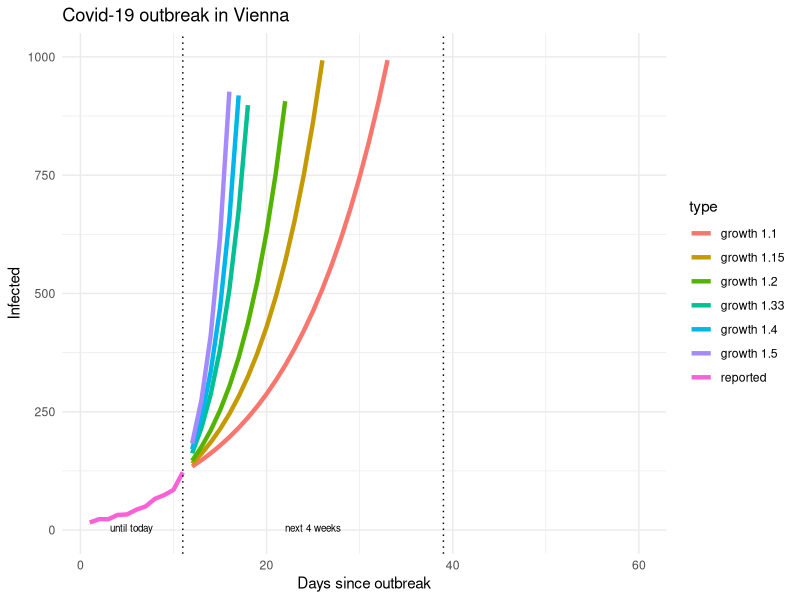
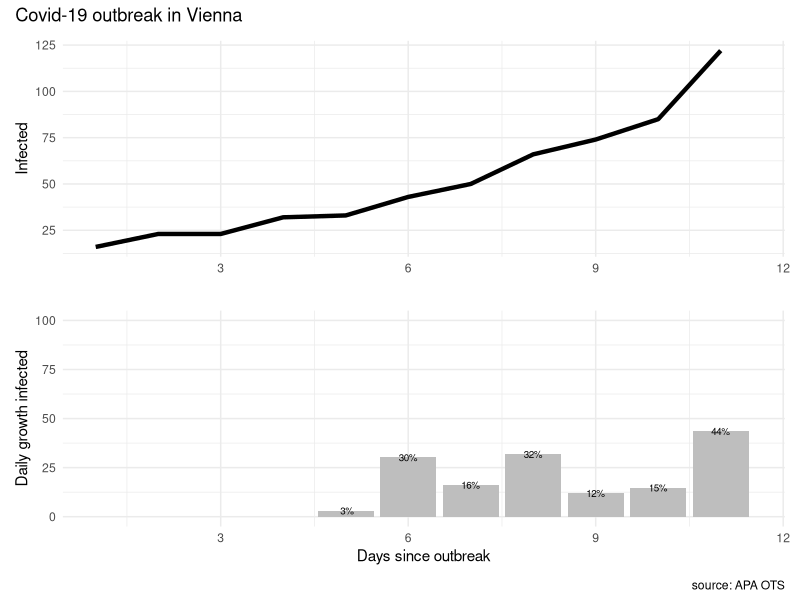

These figures' R source, in order:
# packages
library(tidyverse)
library(patchwork)

# reported infections
# source: APA OTS (https://www.ots.at)
infected <- c(
   16, #"2020-03-05"
   23, #"2020-03-06"
   23, #"2020-03-07"
   32, #"2020-03-08"
   33, #"2020-03-09"
   43, #"2020-03-10"
   50, #"2020-03-11"
   66, #"2020-03-12"
   74, #"2020-03-13"
   85, #"2020-03-14"
  122  #"2020-03-15"
)

# prepare data
data <- tibble(infected = infected)

data <- data %>% 
  mutate(type = "reported",
         day = row_number()) %>% 
  arrange(day) %>% 
  mutate(new_abs = infected - lag(infected),
         new_pct = new_abs / lag(infected) * 100)

# predict
predict_corona <- function(data, infection_rate, days)  {
  
  future <- seq(from = max(data$day) + 1, to = max(data$day)+days-1)
  infected_all <- NULL
  infected_act <- max(data$infected)
  infected_predict <- NULL
  for (i in seq_along(future))  {
    infected_act <- infected_act * infection_rate
    infected_all <- c(infected_all, infected_act)
  }
  
  data2 <- tibble(type = paste("growth", infection_rate),
                  day = future, 
                  infected = infected_all)
  data2
  
} # predict_corona

# predict for different growth
predict_days <- 50 #57

data_50 <- data %>% 
  predict_corona(infection_rate = 1.50, days = predict_days)

data_40 <- data %>% 
  predict_corona(infection_rate = 1.40, days = predict_days)

data_33 <- data %>% 
  predict_corona(infection_rate = 1.33, days = predict_days)

data_20 <- data %>% 
  predict_corona(infection_rate = 1.20, days = predict_days)

data_15 <- data %>% 
  predict_corona(infection_rate = 1.15, days = predict_days)

data_10 <- data %>% 
  predict_corona(infection_rate = 1.10, days = predict_days)

# combine dataset
data_plot <- data %>% 
  bind_rows(data_50, data_40, data_33, data_20, data_15, data_10)


# visualise data
# infected
last_day <- length(data$infected)
data_plot %>% 
  mutate(infected_M = infected / 1000000) %>% 
  ggplot(aes(day, infected, color = type)) + 
  geom_line(size = 1.5) +
  geom_vline(xintercept = c(last_day, last_day + 28), 
             linetype = "dotted") +
  ylim(0,1000) +
  xlab("Days since outbreak") +
  ylab("Infected") + 
  ggtitle("Covid-19 outbreak in Vienna") +
  theme_minimal()+
  annotate("text", last_day/2, 5, 
           label = "until today", size = 2.5) +
  annotate("text", last_day+14, 5, 
           label = "next 4 weeks", size = 2.5)

#############################################

# infected
p1 <- data %>% 
  mutate(infected_M = infected / 1000000) %>% 
  ggplot(aes(day, infected)) + 
  geom_line(size = 1.5) +
  xlim(c(1,length(infected)+0.5)) +
#  ylim(0,1000) +
#  xlab("Days since outbreak") +
  xlab("") +
  ylab("Infected") + 
#  ggtitle("Covid-19 outbreak in Vienna") +
  theme_minimal()
  
# daily growth infected
p2 <- data %>% 
  filter(day >= 5) %>% 
  ggplot(aes(day, new_pct)) +
  geom_col(fill = "grey") +
  geom_text(aes(day, new_pct, 
                label = paste0(format(new_pct, digits=1),"%")),
            size = 2.5) +
  xlim(c(1,length(infected)+0.5)) +
  ylim(c(0,100)) +
  xlab("Days since outbreak") +
  ylab("Daily growth infected") + 
#  ggtitle("Covid-19 outbreak in Vienna") +
  
  theme_minimal()

# combine plots
(p1 / p2) + plot_annotation('Covid-19 outbreak in Vienna',
                            caption = "source: APA OTS")
